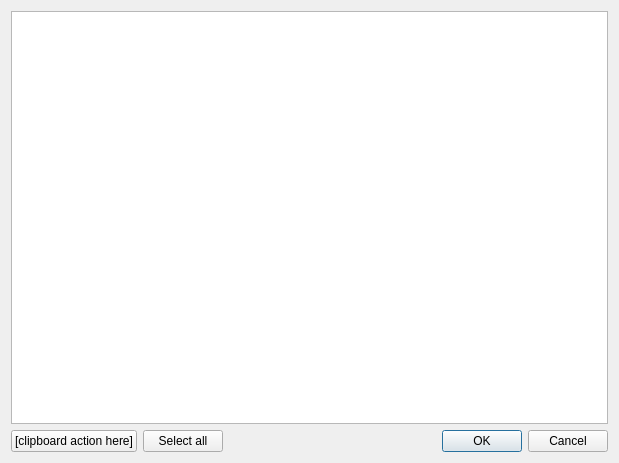
<?xml version="1.0" encoding="UTF-8"?>
<ui version="4.0">
 <class>ScriptContentDialog</class>
 <widget class="QDialog" name="ScriptContentDialog">
  <property name="geometry">
   <rect>
    <x>0</x>
    <y>0</y>
    <width>619</width>
    <height>463</height>
   </rect>
  </property>
  <property name="windowTitle">
   <string notr="true">[replace]</string>
  </property>
  <layout class="QVBoxLayout" name="verticalLayout">
   <item>
    <widget class="QPlainTextEdit" name="scriptContent">
     <property name="lineWrapMode">
      <enum>QPlainTextEdit::NoWrap</enum>
     </property>
    </widget>
   </item>
   <item>
    <layout class="QHBoxLayout" name="horizontalLayout">
     <item>
      <widget class="QPushButton" name="clipboardButton">
       <property name="text">
        <string notr="true">[clipboard action here]</string>
       </property>
      </widget>
     </item>
     <item>
      <widget class="QPushButton" name="pushButton">
       <property name="text">
        <string>Select all</string>
       </property>
      </widget>
     </item>
     <item>
      <widget class="QDialogButtonBox" name="buttonBox">
       <property name="standardButtons">
        <set>QDialogButtonBox::Cancel|QDialogButtonBox::Ok</set>
       </property>
       <property name="centerButtons">
        <bool>false</bool>
       </property>
      </widget>
     </item>
    </layout>
   </item>
  </layout>
 </widget>
 <resources/>
 <connections>
  <connection>
   <sender>buttonBox</sender>
   <signal>accepted()</signal>
   <receiver>ScriptContentDialog</receiver>
   <slot>accept()</slot>
   <hints>
    <hint type="sourcelabel">
     <x>486</x>
     <y>429</y>
    </hint>
    <hint type="destinationlabel">
     <x>434</x>
     <y>417</y>
    </hint>
   </hints>
  </connection>
  <connection>
   <sender>buttonBox</sender>
   <signal>rejected()</signal>
   <receiver>ScriptContentDialog</receiver>
   <slot>reject()</slot>
   <hints>
    <hint type="sourcelabel">
     <x>556</x>
     <y>438</y>
    </hint>
    <hint type="destinationlabel">
     <x>567</x>
     <y>456</y>
    </hint>
   </hints>
  </connection>
  <connection>
   <sender>pushButton</sender>
   <signal>clicked()</signal>
   <receiver>scriptContent</receiver>
   <slot>selectAll()</slot>
   <hints>
    <hint type="sourcelabel">
     <x>206</x>
     <y>433</y>
    </hint>
    <hint type="destinationlabel">
     <x>199</x>
     <y>355</y>
    </hint>
   </hints>
  </connection>
 </connections>
</ui>
